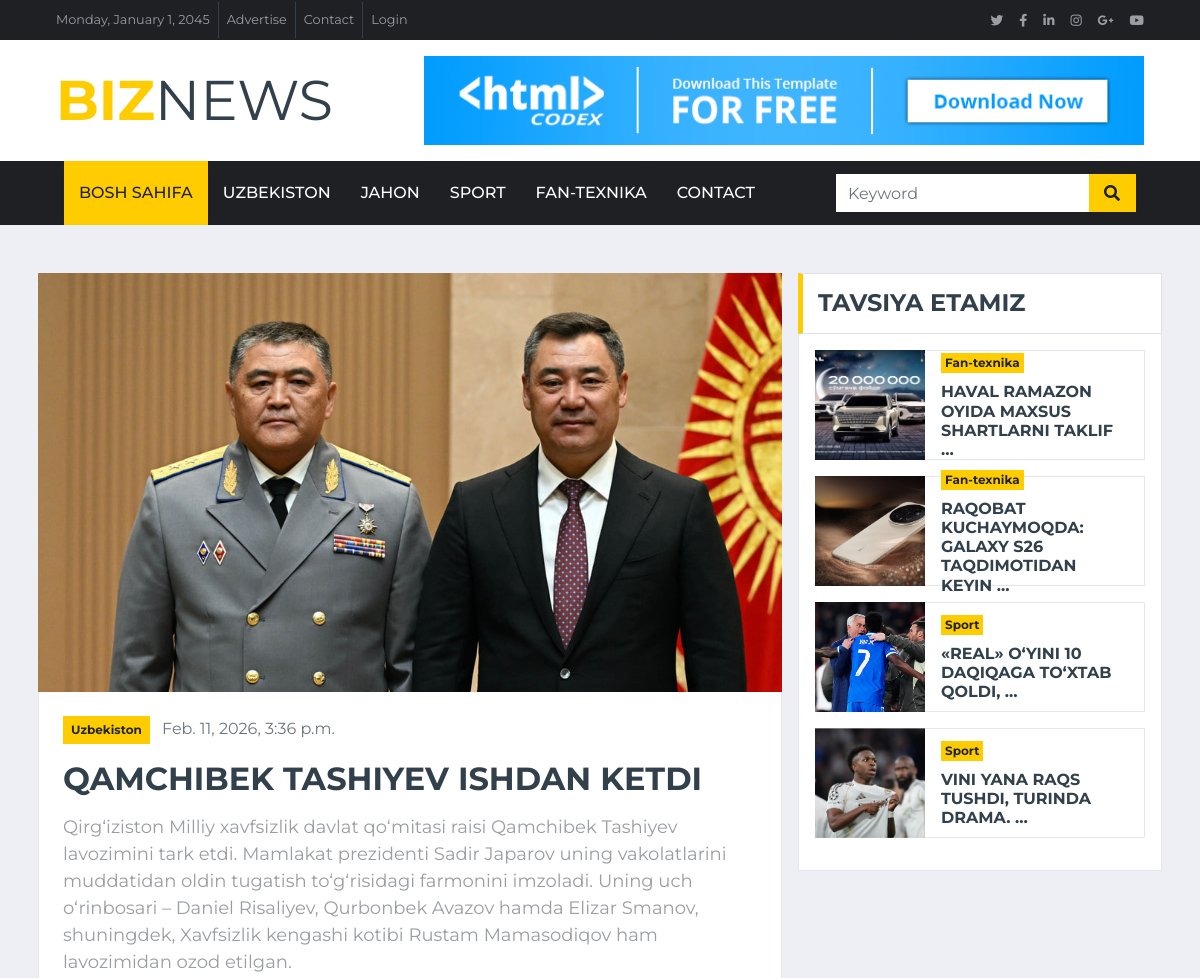
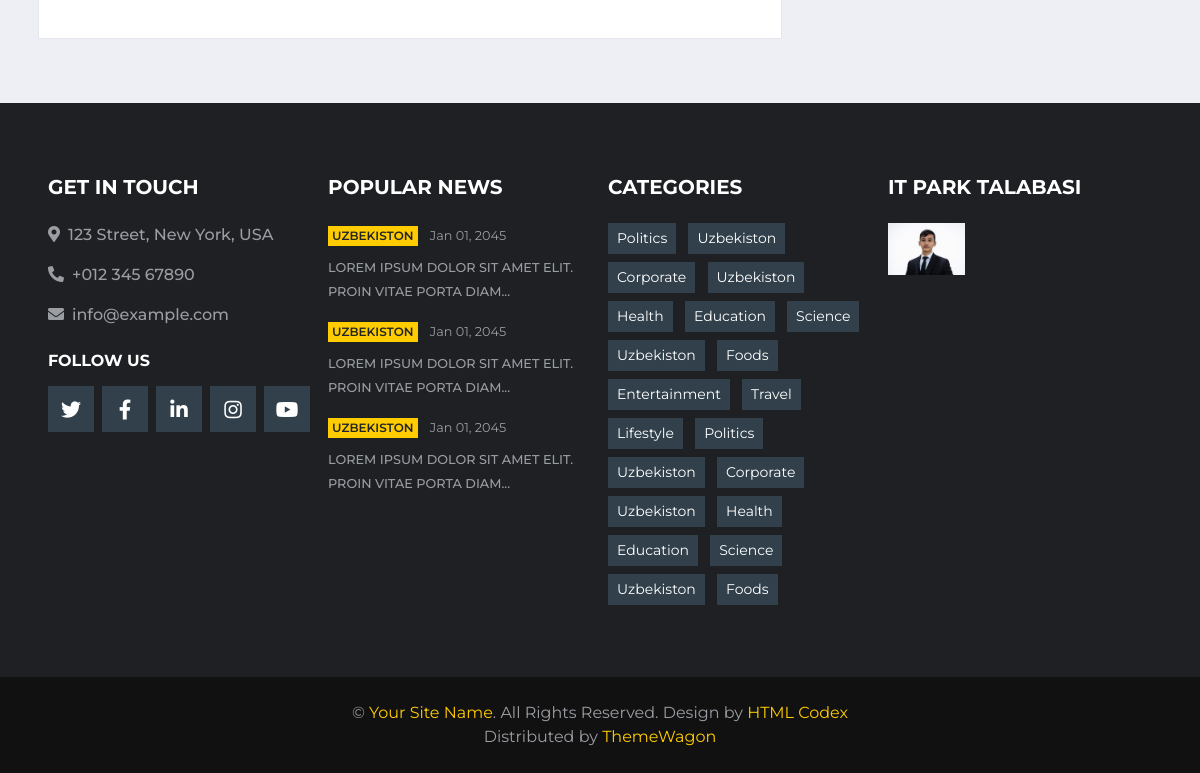
Page /news/Qamchibek-Tashiyev-ishdan-ketdi/ on the committed database (2 pictures, top to bottom).
### app/models.py (models this page shows, shortened)
class News(models.Model):
    class Status(models.TextChoices):
        DRAFT = 'DF', 'Draft'
        Published = 'PB', 'Published'
    title = models.CharField(max_length=300)
    slug = models.SlugField(max_length=300)
    body = models.TextField()
    image = models.ImageField(upload_to='news/images', null=True)
    category = models.ForeignKey(Category, on_delete=models.CASCADE)
    publish_time = models.DateTimeField(default=timezone.now)
    created_time = models.DateTimeField(auto_now_add=True)
    updated_time = models.DateTimeField(auto_now=True)
    status = models.CharField(max_length=2,
                              choices=Status.choices,
                              default=Status.DRAFT)
    objects = models.Manager()
    published = PublishedManager()
    def get_absolute_url(self):
        return reverse("news_detail_page", args=[self.slug])
    class Meta:
        ordering = ["-publish_time"]

class Category(models.Model):
    name = models.CharField(max_length=150)
    def __str__(self):
        return self.name

### app/views.py (the view)
# urls.py: path('news/<slug:slug>/', news_detail, name='news_detail_page'),
def news_detail(request, slug):
    news = get_object_or_404(News, slug=slug, status=News.Status.Published)
    news_list = News.published.exclude(id=news.id)[:4]
    context = {
        'news': news,
        'news_list': news_list
    }
    return render(request, "news/news_detail.html", context)

### app/models.py (called while the page is built)
    def get_queryset(self):
        return super().get_queryset().filter(status=News.Status.Published)

### templates/news/news_detail.html (shortened to what this page needs)
{% extends 'news/base.html' %}
{% load static %}
{% block content %}
<div class="container-fluid mt-5">
<div class="container">
<div class="row">
    <div class="col-lg-8">
        <div class="position-relative mb-3">
            {% if news.image %}
            <img class="img-fluid w-100" src="{{ news.image.url }}" style="object-fit:cover;">
            {% endif %}
            <div class="bg-white border border-top-0 p-4">
                <div class="mb-3">
                    <span class="badge badge-primary p-2">
                        {{ news.category }}
                    </span>
                    <span class="ml-2 text-muted">
                        {{ news.publish_time }}
                    </span>
                </div>
                <h2 class="mb-3 text-secondary text-uppercase font-weight-bold">
                    {{ news.title }}
                </h2>
                <p style="font-size:18px;">
                    {{ news.body }}
                </p>
            </div>
        </div>
    </div>
    <div class="col-lg-4">
        <div class="mb-3">
            <div class="section-title mb-0">
                <h4 class="m-0 text-uppercase font-weight-bold">
                    Tavsiya etamiz
                </h4>
            </div>
            <div class="bg-white border border-top-0 p-3">
                {% for item in news_list|slice:":4" %}
                <div class="d-flex align-items-center bg-white mb-3" style="height:110px;">
                    <img class="img-fluid"
                         style="width:110px;height:110px;object-fit:cover;"
                         src="{{ item.image.url }}">
                    <div class="w-100 h-100 px-3 d-flex flex-column justify-content-center border border-left-0">
                        <div class="mb-2">
                            <a class="badge badge-primary p-1"
                               href="{{ item.get_absolute_url }}">
                                {{ item.category }}
                            </a>
                        </div>
                        <a class="h6 m-0 text-secondary text-uppercase font-weight-bold"
                           href="{{ item.get_absolute_url }}">
                            {{ item.title|truncatewords:6 }}
                        </a>
                    </div>
                </div>
                {% endfor %}
            </div>
        </div>
    </div>
</div>
</div>
</div>
{% endblock content %}

### templates/news/base.html (shortened to what this page needs)
{% load static %}
<!DOCTYPE html>
<html lang="en">
<head>
    <link href="https://cdnjs.cloudflare.com/ajax/libs/font-awesome/5.15.0/css/all.min.css" rel="stylesheet">
    <link href="{% static 'lib/owlcarousel/assets/owl.carousel.min.css' %}" rel="stylesheet">
    <link href="{% static 'css/style.css' %}" rel="stylesheet">
</head>
<body>
    <div class="container-fluid d-none d-lg-block">
        <div class="row align-items-center bg-dark px-lg-5">
            <div class="col-lg-9">
                <nav class="navbar navbar-expand-sm bg-dark p-0">
                    <ul class="navbar-nav ml-n2">
                        <li class="nav-item border-right border-secondary">
                            <a class="nav-link text-body small" href="#">Monday, January 1, 2045</a>
                        </li>
                        <li class="nav-item border-right border-secondary">
                            <a class="nav-link text-body small" href="#">Advertise</a>
                        </li>
                        <li class="nav-item border-right border-secondary">
                            <a class="nav-link text-body small" href="#">Contact</a>
                        </li>
                        <li class="nav-item">
                            <a class="nav-link text-body small" href="#">Login</a>
                        </li>
                    </ul>
                </nav>
            </div>
            <div class="col-lg-3 text-right d-none d-md-block">
                <nav class="navbar navbar-expand-sm bg-dark p-0">
                    <ul class="navbar-nav ml-auto mr-n2">
                        <li class="nav-item">
                            <a class="nav-link text-body" href="#"><small class="fab fa-twitter"></small></a>
                        </li>
                        <li class="nav-item">
                            <a class="nav-link text-body" href="#"><small class="fab fa-facebook-f"></small></a>
                        </li>
                        <li class="nav-item">
                            <a class="nav-link text-body" href="#"><small class="fab fa-linkedin-in"></small></a>
                        </li>
                        <li class="nav-item">
                            <a class="nav-link text-body" href="#"><small class="fab fa-instagram"></small></a>
                        </li>
                        <li class="nav-item">
                            <a class="nav-link text-body" href="#"><small class="fab fa-google-plus-g"></small></a>
                        </li>
                        <li class="nav-item">
                            <a class="nav-link text-body" href="#"><small class="fab fa-youtube"></small></a>
                        </li>
                    </ul>
                </nav>
            </div>
        </div>
        <div class="row align-items-center bg-white py-3 px-lg-5">
            <div class="col-lg-4">
                <a href="index.html" class="navbar-brand p-0 d-none d-lg-block">
                    <h1 class="m-0 display-4 text-uppercase text-primary">Biz<span class="text-secondary font-weight-normal">News</span></h1>
                </a>
            </div>
            <div class="col-lg-8 text-center text-lg-right">
                <a href="https://htmlcodex.com"><img class="img-fluid" src="{% static 'img/ads-728x90.png' %}" alt=""></a>
            </div>
        </div>
    </div>
    <div class="container-fluid p-0">
        <nav class="navbar navbar-expand-lg bg-dark navbar-dark py-2 py-lg-0 px-lg-5">
            <div class="collapse navbar-collapse justify-content-between px-0 px-lg-3" id="navbarCollapse">
                <div class="navbar-nav mr-auto py-0">
                    <a href="{% url 'home' %}" class="nav-item nav-link active">Bosh sahifa</a>
                    <a href="{% url 'uzb' %}" class="nav-item nav-link">Uzbekiston</a>
                    <a href="{% url 'jahon' %}" class="nav-item nav-link">Jahon</a>
                    <a href="{% url 'maktab' %}" class="nav-item nav-link">Sport</a>
                    <a href="{% url 'fan' %}" class="nav-item nav-link">Fan-Texnika</a>
                    <a href="{% url 'contact' %}" class="nav-item nav-link">Contact</a>
                </div>
                <div class="input-group ml-auto d-none d-lg-flex" style="width: 100%; max-width: 300px;">
                    <input type="text" class="form-control border-0" placeholder="Keyword">
                    <div class="input-group-append">
                        <button class="input-group-text bg-primary text-dark border-0 px-3"><i
                                class="fa fa-search"></i></button>
                    </div>
                </div>
            </div>
        </nav>
    </div>
{% block content %}
{% endblock content %}
    <div class="container-fluid bg-dark pt-5 px-sm-3 px-md-5 mt-5">
        <div class="row py-4">
            <div class="col-lg-3 col-md-6 mb-5">
                <h5 class="mb-4 text-white text-uppercase font-weight-bold">Get In Touch</h5>
                <p class="font-weight-medium"><i class="fa fa-map-marker-alt mr-2"></i>123 Street, New York, USA</p>
                <p class="font-weight-medium"><i class="fa fa-phone-alt mr-2"></i>+012 345 67890</p>
                <p class="font-weight-medium"><i class="fa fa-envelope mr-2"></i>info@example.com</p>
                <h6 class="mt-4 mb-3 text-white text-uppercase font-weight-bold">Follow Us</h6>
                <div class="d-flex justify-content-start">
                    <a class="btn btn-lg btn-secondary btn-lg-square mr-2" href="#"><i class="fab fa-twitter"></i></a>
                    <a class="btn btn-lg btn-secondary btn-lg-square mr-2" href="#"><i class="fab fa-facebook-f"></i></a>
                    <a class="btn btn-lg btn-secondary btn-lg-square mr-2" href="#"><i class="fab fa-linkedin-in"></i></a>
                    <a class="btn btn-lg btn-secondary btn-lg-square mr-2" href="#"><i class="fab fa-instagram"></i></a>
                    <a class="btn btn-lg btn-secondary btn-lg-square" href="#"><i class="fab fa-youtube"></i></a>
                </div>
            </div>
            <div class="col-lg-3 col-md-6 mb-5">
                <h5 class="mb-4 text-white text-uppercase font-weight-bold">Popular News</h5>
                <div class="mb-3">
                    <div class="mb-2">
                        <a class="badge badge-primary text-uppercase font-weight-semi-bold p-1 mr-2" href="">Uzbekiston</a>
                        <a class="text-body" href=""><small>Jan 01, 2045</small></a>
                    </div>
                    <a class="small text-body text-uppercase font-weight-medium" href="">Lorem ipsum dolor sit amet elit. Proin vitae porta diam...</a>
                </div>
                <div class="mb-3">
                    <div class="mb-2">
                        <a class="badge badge-primary text-uppercase font-weight-semi-bold p-1 mr-2" href="">Uzbekiston</a>
                        <a class="text-body" href=""><small>Jan 01, 2045</small></a>
                    </div>
                    <a class="small text-body text-uppercase font-weight-medium" href="">Lorem ipsum dolor sit amet elit. Proin vitae porta diam...</a>
                </div>
                <div class="">
                    <div class="mb-2">
                        <a class="badge badge-primary text-uppercase font-weight-semi-bold p-1 mr-2" href="">Uzbekiston</a>
                        <a class="text-body" href=""><small>Jan 01, 2045</small></a>
                    </div>
                    <a class="small text-body text-uppercase font-weight-medium" href="">Lorem ipsum dolor sit amet elit. Proin vitae porta diam...</a>
                </div>
            </div>
            <div class="col-lg-3 col-md-6 mb-5">
                <h5 class="mb-4 text-white text-uppercase font-weight-bold">Categories</h5>
                <div class="m-n1">
                    <a href="" class="btn btn-sm btn-secondary m-1">Politics</a>
                    <a href="" class="btn btn-sm btn-secondary m-1">Uzbekiston</a>
                    <a href="" class="btn btn-sm btn-secondary m-1">Corporate</a>
                    <a href="" class="btn btn-sm btn-secondary m-1">Uzbekiston</a>
                    <a href="" class="btn btn-sm btn-secondary m-1">Health</a>
                    <a href="" class="btn btn-sm btn-secondary m-1">Education</a>
                    <a href="" class="btn btn-sm btn-secondary m-1">Science</a>
                    <a href="" class="btn btn-sm btn-secondary m-1">Uzbekiston</a>
                    <a href="" class="btn btn-sm btn-secondary m-1">Foods</a>
                    <a href="" class="btn btn-sm btn-secondary m-1">Entertainment</a>
                    <a href="" class="btn btn-sm btn-secondary m-1">Travel</a>
                    <a href="" class="btn btn-sm btn-secondary m-1">Lifestyle</a>
                    <a href="" class="btn btn-sm btn-secondary m-1">Politics</a>
                    <a href="" class="btn btn-sm btn-secondary m-1">Uzbekiston</a>
                    <a href="" class="btn btn-sm btn-secondary m-1">Corporate</a>
                    <a href="" class="btn btn-sm btn-secondary m-1">Uzbekiston</a>
                    <a href="" class="btn btn-sm btn-secondary m-1">Health</a>
                    <a href="" class="btn btn-sm btn-secondary m-1">Education</a>
                    <a href="" class="btn btn-sm btn-secondary m-1">Science</a>
                    <a href="" class="btn btn-sm btn-secondary m-1">Uzbekiston</a>
                    <a href="" class="btn btn-sm btn-secondary m-1">Foods</a>
                </div>
            </div>
            <div class="col-lg-3 col-md-6 mb-5">
                <h5 class="mb-4 text-white text-uppercase font-weight-bold">IT park talabasi</h5>
                <div class="row">
                    <div class="col-4 mb-3">
                        <a href=""><img class="w-100" src="{% static 'img/img.png' %}" alt=""></a>
                    </div>
                </div>
            </div>
        </div>
    </div>
    <div class="container-fluid py-4 px-sm-3 px-md-5" style="background: #111111;">
        <p class="m-0 text-center">&copy; <a href="#">Your Site Name</a>. All Rights Reserved.
		Design by <a href="https://htmlcodex.com">HTML Codex</a><br>
        Distributed by <a href="https://themewagon.com">ThemeWagon</a></p>
    </div>
</body>
</html>

### rows in the picture
News: image (picture), category "Uzbekiston", publish_time "Feb. 11, 2026, 3:36 p.m.", title "QAMCHIBEK TASHIYEV ISHDAN KETDI", body "Qirg‘iziston Milliy xavfsizlik davlat qo‘mitasi raisi Qamchibek Tashiyev lavozimini tark etdi. Mamlakat prezidenti Sadir Japarov uning vakolatlarini muddatidan oldin tugatish to‘g‘risidagi farmonini imzoladi. Uning uch o‘rinbosari – Daniel Risaliyev, Qurbonbek Avazov hamda Elizar Smanov, shuningdek, Xavfsizlik kengashi kotibi Rustam Mamasodiqov ham lavozimidan ozod etilgan."
News: image (picture), category "Fan-texnika", title "HAVAL RAMAZON OYIDA MAXSUS SHARTLARNI TAKLIF …"
News: image (picture), category "Fan-texnika", title "RAQOBAT KUCHAYMOQDA: GALAXY S26 TAQDIMOTIDAN KEYIN …"
News: image (picture), category "Sport", title "«REAL» O‘YINI 10 DAQIQAGA TO‘XTAB QOLDI, …"
News: image (picture), category "Sport", title "VINI YANA RAQS TUSHDI, TURINDA DRAMA. …"
